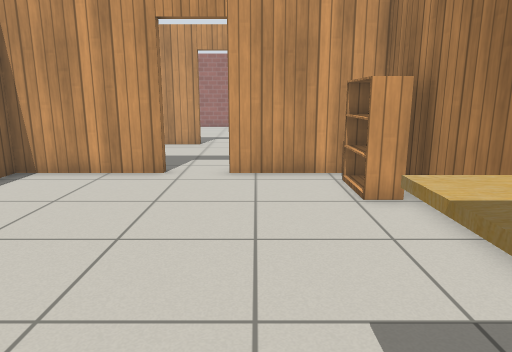
View 1 (above)

21 first-person views from a walk through a robot-simulator world made for Gazebo. The camera is 1 m above the floor, tilts 12° down and sees 70° across. The floor is counted in squares, 0.5 m on a side. Each view is taken from the middle of a square. On the plan, view 1 faces up. The plan holds only what a view shows up to about 19 squares ahead; the rest is blank. Simple patterns stand in for the simulator's built-in surfaces. Simple shapes stand in for some stock models.

View 2
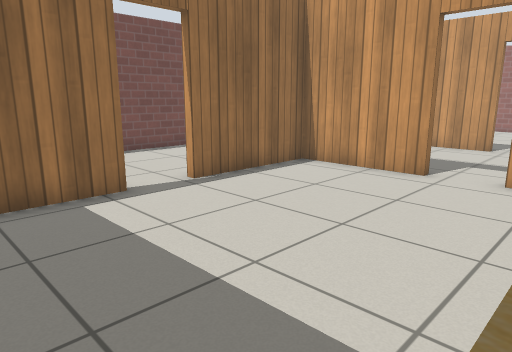

View 3
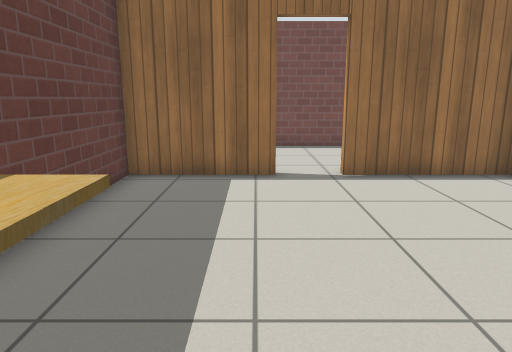

View 4
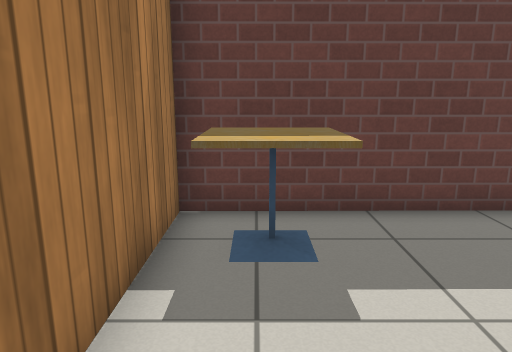

View 5
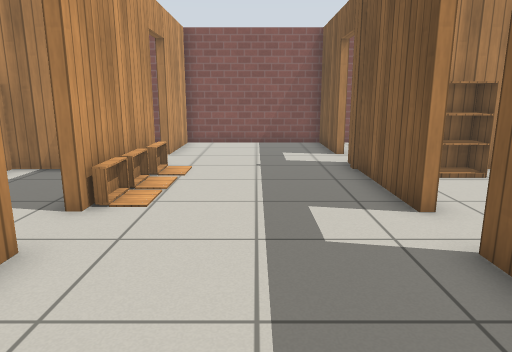

View 6
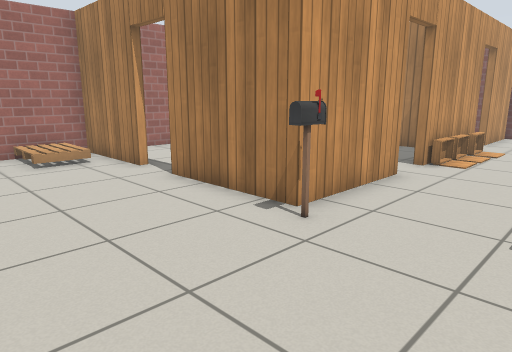

View 7
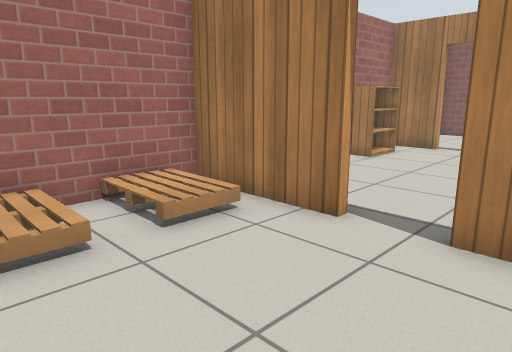

View 8
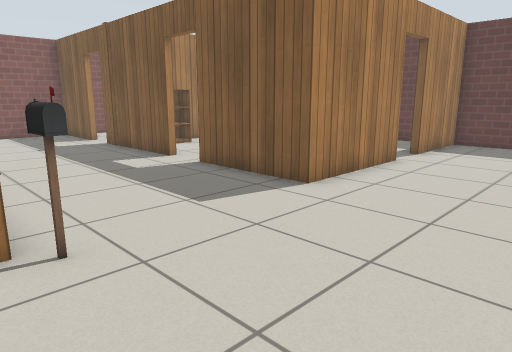

View 9
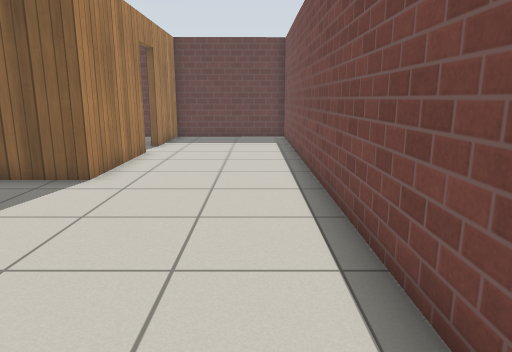

View 10
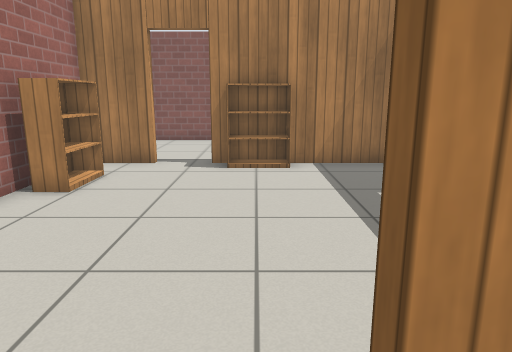

View 11
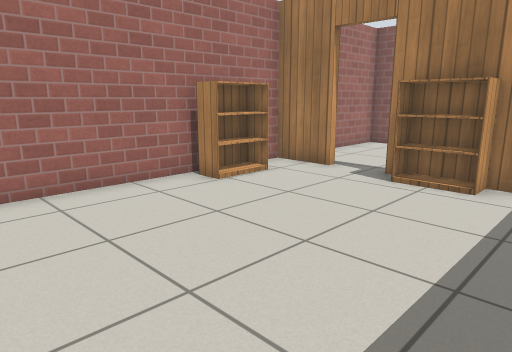

View 12
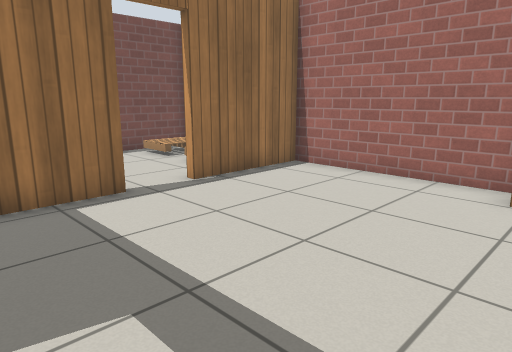

View 13
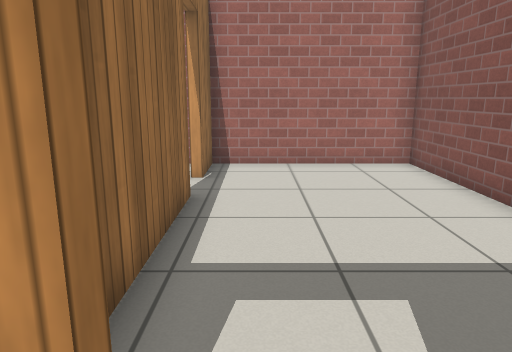

View 14
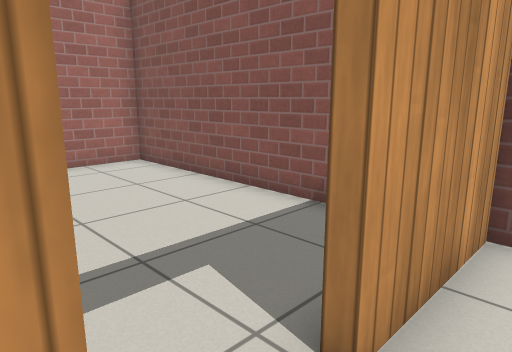

View 15
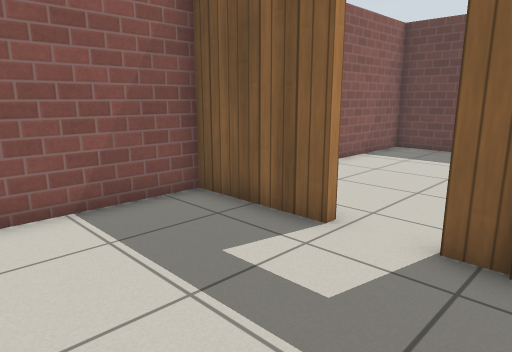

View 16
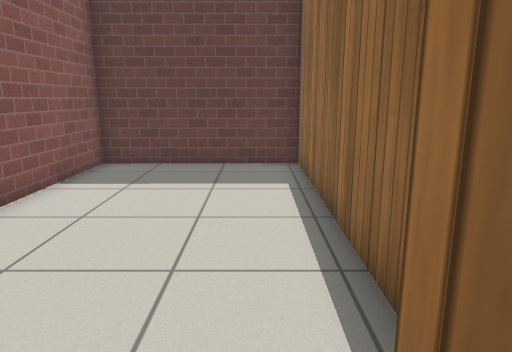

View 17
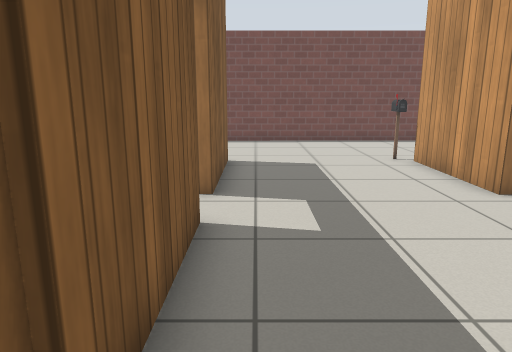

View 18
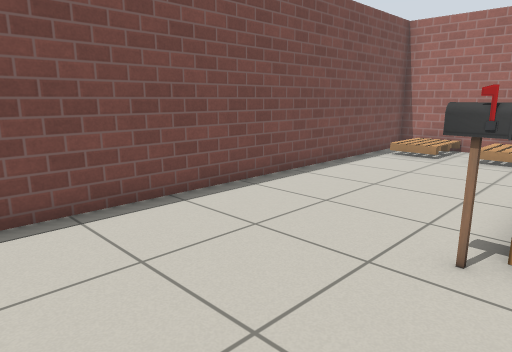

View 19
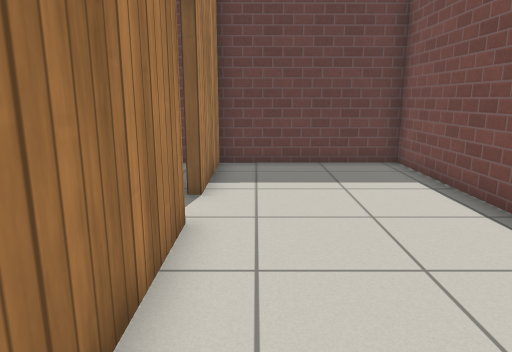

View 20
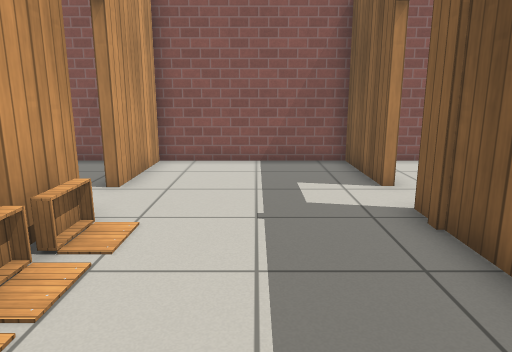

View 21
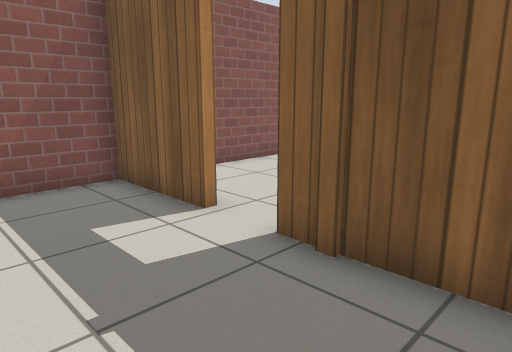

### Floor plan
Ten units are one square. View 1 is at (0, 0); x grows to the right and y downward. Boxes are objects, and circles mark ways between rooms. Rooms are numbered by the first view taken in them; rooms with no view inside come last. Other rooms are left out.
<svg viewBox="-131 -270 234 279">
<path fill="none" stroke="#000" d="M-65 -36 -65 4 34 3 34 -64M-25 -98 -65 -98 -65 -52M34 -94 34 -98 -8 -98M-24 -161 -68 -161 -68 -205M-8 -101 45 -101M-68 -52 -68 -101 -25 -101M15 -161 5 -161M-68 -223 -68 -263M44 -161 34 -161M62 -101 98 -101 98 -161 61 -161M-94 -263 -106 -263M-126 -264 -125 4 -68 4 -68 -36M5 -161 -7 -161M-5 -263 -65 -263 -65 -223M34 -242 34 -263 14 -263M-65 -205 -65 -181M34 -169 34 -194M37 -225 37 -180M98 -173 98 -263 37 -263 37 -242M37 -79 37 3 98 3 98 -90"/>
<rect x="5" y="-25" width="20" height="20" fill="#bbb"><title>cafe table</title></rect>
<rect x="15" y="-95" width="20" height="30" fill="#bbb"><title>bookshelf</title></rect>
<rect x="-125" y="-265" width="20" height="30" fill="#bbb"><title>pallet</title></rect>
<rect x="-95" y="-265" width="20" height="30" fill="#bbb"><title>pallet</title></rect>
<rect x="-75" y="-165" width="10" height="10" fill="#bbb"><title>postbox</title></rect>
<rect x="-5" y="-165" width="10" height="10" fill="#bbb"><title>other object</title></rect>
<rect x="-5" y="-265" width="20" height="20" fill="#bbb"><title>bookshelf</title></rect>
<rect x="15" y="-165" width="10" height="10" fill="#bbb"><title>other object</title></rect>
<rect x="25" y="-165" width="10" height="10" fill="#bbb"><title>other object</title></rect>
<rect x="25" y="-225" width="10" height="30" fill="#bbb"><title>bookshelf</title></rect>
<circle cx="-15" cy="-100" r="3" fill="#2a7"/>
<circle cx="-70" cy="-45" r="3" fill="#2a7"/>
<circle cx="40" cy="-85" r="3" fill="#2a7"/>
<circle cx="-15" cy="-160" r="3" fill="#2a7"/>
<circle cx="-70" cy="-215" r="3" fill="#2a7"/>
<circle cx="55" cy="-160" r="3" fill="#2a7"/>
<circle cx="55" cy="-100" r="3" fill="#2a7"/>
<circle cx="35" cy="-235" r="3" fill="#2a7"/>
<circle cx="40" cy="-215" r="3" fill="#2a7"/>
<text x="-20" y="-50">1</text>
<text x="-60" y="-130">2</text>
<text x="-10" y="-210">3</text>
<text x="70" y="-220">4</text>
<text x="70" y="-50">5</text>
</svg>
Room 1 opens to room 2. Room 1 opens to room 5. Room 2 opens to room 3. Room 2 opens to room 4. Room 2 opens to room 5. Room 3 opens to room 4.

Where each view was taken, in squares from view 1:
view 1: 0 up, 0 right, facing up
view 2: 0 up, 1 right, facing up-left
view 3: 3 up, 3 right, facing left
view 4: 6 up, 2 right, facing down
view 5: 13 up, 7 left, facing right
view 6: 12 up, 12 left, facing up-right
view 7: 19 up, 12 left, facing up-right
view 8: 17 up, 12 left, facing down-right
view 9: 19 up, 11 left, facing down
view 10: 21 up, 8 left, facing right
view 11: 18 up, 6 left, facing up-right
view 12: 17 up, 1 right, facing up-left
view 13: 15 up, 5 right, facing up
view 14: 15 up, 4 right, facing up-right
view 15: 15 up, 3 right, facing down-right
view 16: 11 up, 5 right, facing down
view 17: 11 up, 5 right, facing left
view 18: 11 up, 6 left, facing up-left
view 19: 11 up, 8 left, facing down
view 20: 13 up, 2 left, facing right
view 21: 14 up, 1 right, facing down-right
